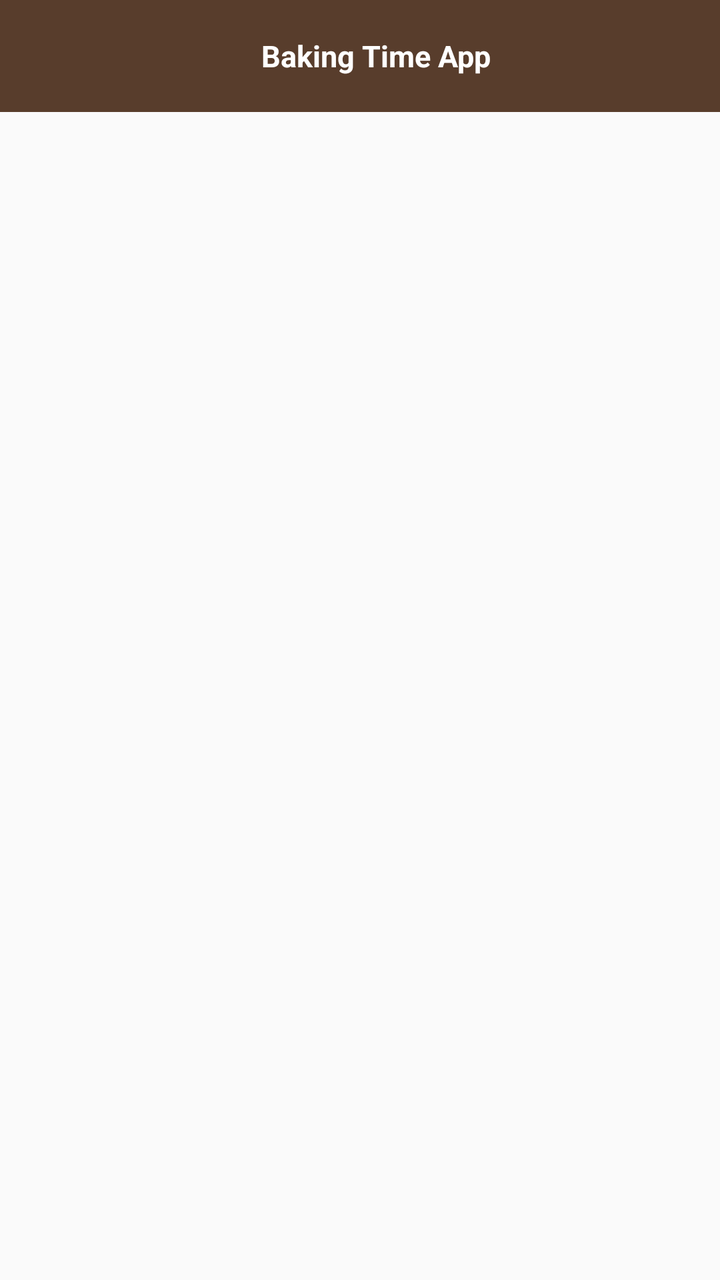
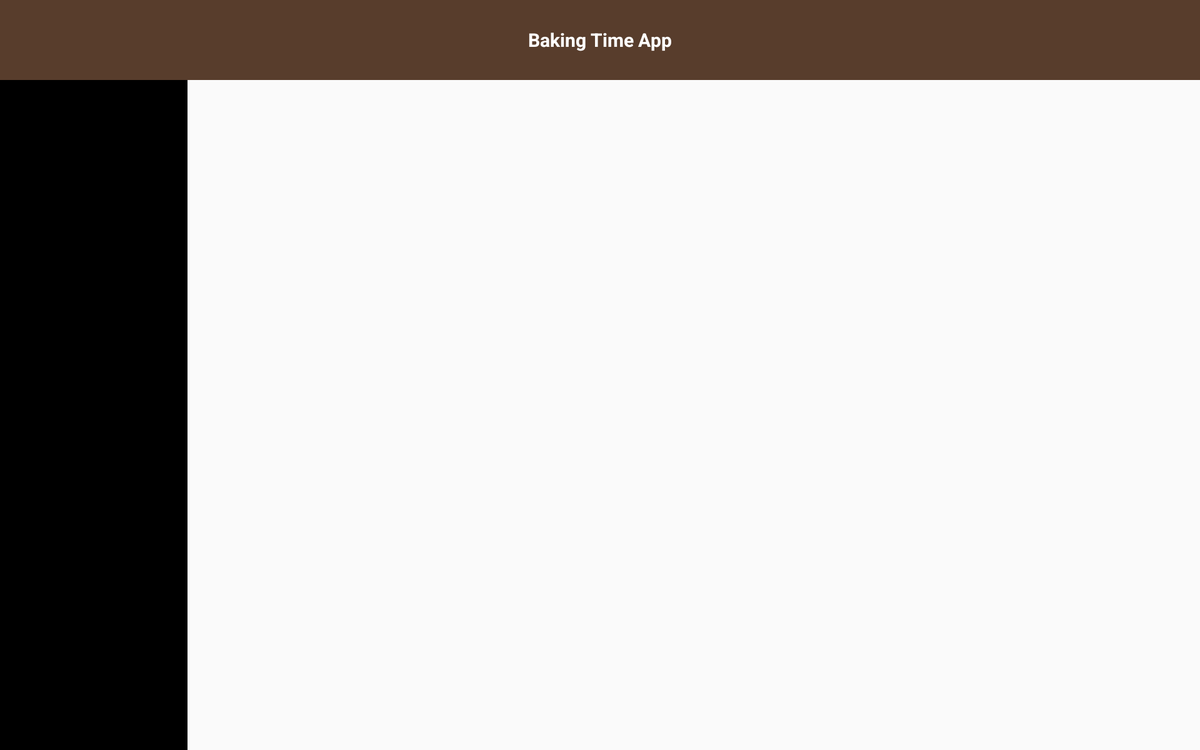

The same Android screen from two of the app's own layout files: first res/layout/ as a phone draws it, then the repository's variant for another configuration, drawn on a device whose configuration selects that folder. Both files follow.
<!-- AndroidManifest.xml: application theme AppTheme -->
<!-- res/layout/recipe_activity.xml -->
<?xml version="1.0" encoding="utf-8"?>
<android.support.constraint.ConstraintLayout
    xmlns:android="http://schemas.android.com/apk/res/android"
    xmlns:app="http://schemas.android.com/apk/res-auto"
    xmlns:tools="http://schemas.android.com/tools"
    android:layout_width="match_parent"
    android:layout_height="match_parent"
    tools:context="michael_juarez.bakingtime.Recipe_Activity">

    <include
        android:id="@+id/recipe_activity_toolbar"
        layout="@layout/app_bar"/>



    <FrameLayout
        android:id="@+id/recipe_container"
        android:layout_width="0dp"
        android:layout_height="0dp"
        app:layout_constraintBottom_toBottomOf="parent"
        app:layout_constraintHorizontal_bias="1.0"
        app:layout_constraintLeft_toLeftOf="parent"
        app:layout_constraintRight_toRightOf="parent"
        app:layout_constraintTop_toBottomOf="@+id/recipe_activity_toolbar"
        app:layout_constraintVertical_bias="0.0"/>
</android.support.constraint.ConstraintLayout>
<!-- res/layout/app_bar.xml (included above) -->
<?xml version="1.0" encoding="utf-8"?>
<android.support.v7.widget.Toolbar
    xmlns:android="http://schemas.android.com/apk/res/android"
    style="@style/style_toolbar"
    android:layout_width="match_parent"
    android:layout_height="wrap_content">

    <android.support.constraint.ConstraintLayout
        xmlns:android="http://schemas.android.com/apk/res/android"
        xmlns:app="http://schemas.android.com/apk/res-auto"
        android:layout_width="match_parent"
        android:layout_height="wrap_content">

        <ImageView
            android:id="@+id/app_bar_home"
            android:layout_width="wrap_content"
            android:layout_height="wrap_content"
            android:src="@drawable/ic_home_icon"
            app:layout_constraintLeft_toLeftOf="parent"
            app:layout_constraintTop_toTopOf="parent"/>

        <TextView
            android:id="@+id/toolbar_tv"
            style="@style/style_toolbar"
            android:layout_width="wrap_content"
            android:layout_height="wrap_content"
            android:text="@string/toolbar_center_title"
            app:layout_constraintBottom_toBottomOf="parent"
            app:layout_constraintLeft_toLeftOf="parent"
            app:layout_constraintRight_toRightOf="parent"
            app:layout_constraintTop_toTopOf="parent"/>


    </android.support.constraint.ConstraintLayout>
</android.support.v7.widget.Toolbar>
<!-- resources referenced by this layout -->
<resources>
  <string name="toolbar_center_title">Baking Time App</string>
  <style name="style_toolbar">
          <item name="android:background">@color/toolbar_brown</item>
          <item name="android:textColor">@android:color/white</item>
          <item name="android:textStyle">bold</item>
          <item name="android:textSize">15sp</item>
      </style>
  <style name="AppTheme" parent="Theme.AppCompat.Light.NoActionBar">
          
          <item name="colorPrimary">@color/colorPrimary</item>
          <item name="colorPrimaryDark">@color/colorPrimaryDark</item>
          <item name="colorAccent">@color/colorAccent</item>
      </style>
  <color name="toolbar_brown">#583D2C</color>
  <color name="colorPrimary">#3F51B5</color>
  <color name="colorPrimaryDark">#303F9F</color>
  <color name="colorAccent">#FF4081</color>
</resources>
<!-- res/layout-sw600dp-land/recipe_activity.xml (the repository's variant of the layout above) -->
<!-- drawn on a 7-inch tablet turned sideways -->
<?xml version="1.0" encoding="utf-8"?>
<android.support.constraint.ConstraintLayout
    xmlns:android="http://schemas.android.com/apk/res/android"
    xmlns:app="http://schemas.android.com/apk/res-auto"
    xmlns:tools="http://schemas.android.com/tools"
    android:layout_width="match_parent"
    android:layout_height="match_parent"
    tools:context="michael_juarez.bakingtime.Recipe_Activity">

    <include
        android:id="@+id/recipe_activity_toolbar"
        layout="@layout/app_bar"/>

    <FrameLayout
        android:id="@+id/recipe_container_tablet_left"
        android:layout_width="150dp"
        android:layout_height="0dp"
        android:background="@android:color/black"
        android:paddingRight="1dp"
        app:layout_constraintBottom_toBottomOf="parent"
        app:layout_constraintLeft_toLeftOf="parent"
        app:layout_constraintTop_toBottomOf="@+id/recipe_activity_toolbar">
    </FrameLayout>

    <FrameLayout
        android:id="@+id/recipe_container_tablet_right"
        android:layout_width="0dp"
        android:layout_height="0dp"
        app:layout_constraintBottom_toBottomOf="parent"
        app:layout_constraintLeft_toRightOf="@id/recipe_container_tablet_left"
        app:layout_constraintRight_toRightOf="parent"
        app:layout_constraintTop_toBottomOf="@+id/recipe_activity_toolbar">
    </FrameLayout>
</android.support.constraint.ConstraintLayout>
